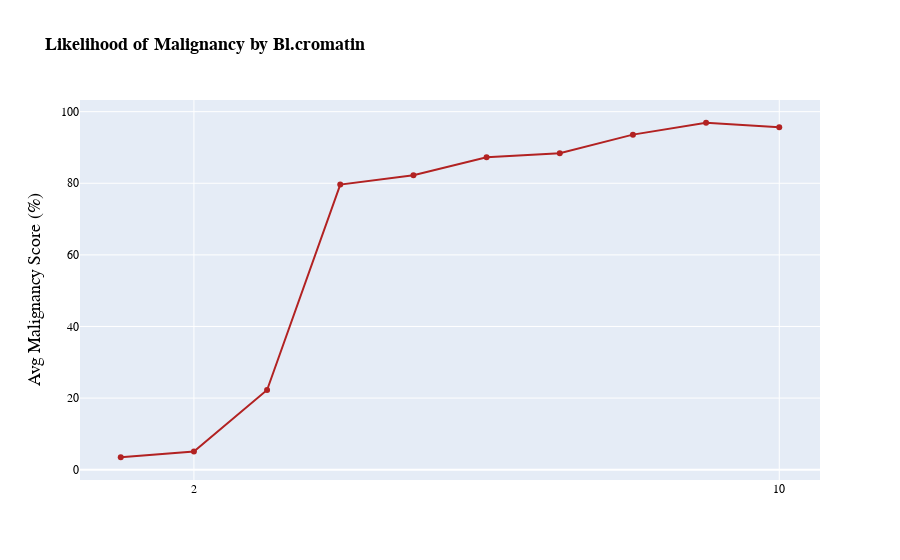

This figure's notebook cell:
### Code cell
fig = go.Figure()
fig.add_trace(go.Scatter(x=cromatin.index, y=cromatin['Score']*100,
                    mode='lines+markers',
                    name='lines+markers', 
                    line=dict(color='firebrick', width=2)))

fig.update_xaxes(tick0=2, dtick=8)

fig.update_layout(title='<b>Likelihood of Malignancy by Bl.cromatin</b>',
                  titlefont=dict(size =18, color='black', family='Adobe Garamond'),
                  xaxis=dict(tickfont=dict(family='Adobe Garamond',size=12,color='black')),
                  yaxis=dict(tickfont=dict(family='Adobe Garamond',size=12,color='black')),
                   yaxis_title='Avg Malignancy Score (%)')
fig.update_yaxes(title_font=dict(size=18, family='Adobe Garamond', color='black'))

fig.show()

### Figure 1 — Plotly figure (JSON) as saved in the notebook; plotly's stock layout.template omitted (floating-point values rounded to 4 significant figures)
{"data": [{"line": {"color": "firebrick", "width": 2}, "mode": "lines+markers", "name": "lines+markers", "type": "scatter", "x": [1, 2, 3, 4, 5, 6, 7, 8, 9, 10], "y": [3.475, 5.05, 22.26, 79.63, 82.25, 87.25, 88.38, 93.59, 96.9, 95.64]}], "layout": {"title": {"font": {"color": "black", "family": "Adobe Garamond", "size": 18}, "text": "<b>Likelihood of Malignancy by Bl.cromatin</b>"}, "xaxis": {"dtick": 8, "tick0": 2, "tickfont": {"color": "black", "family": "Adobe Garamond", "size": 12}}, "yaxis": {"tickfont": {"color": "black", "family": "Adobe Garamond", "size": 12}, "title": {"font": {"color": "black", "family": "Adobe Garamond", "size": 18}, "text": "Avg Malignancy Score (%)"}}}}
